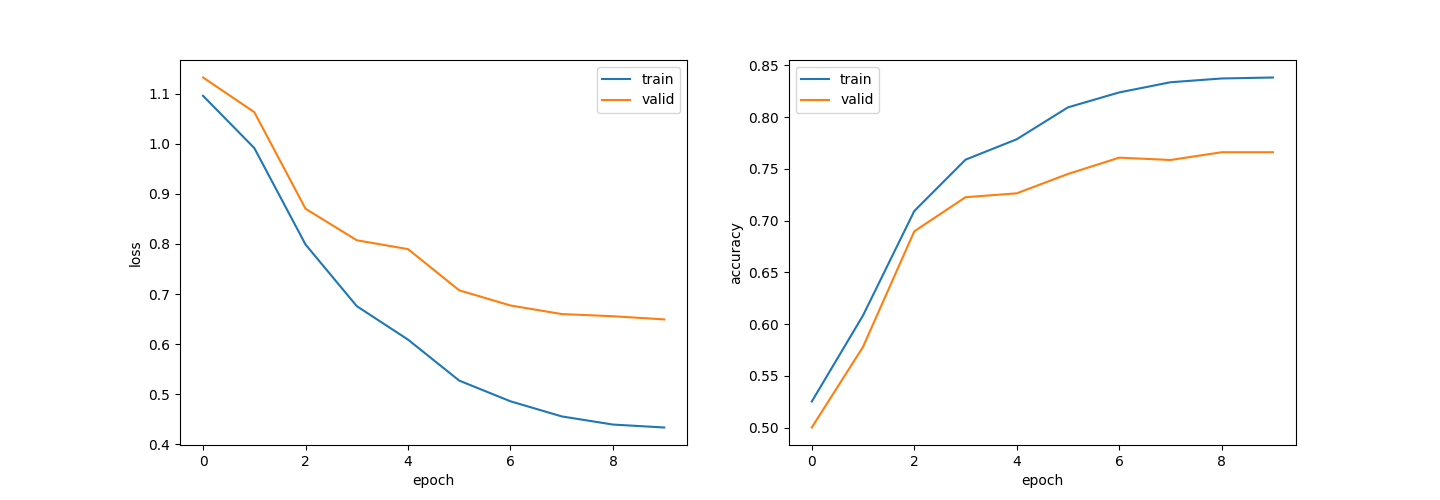

This chart was generated by the following Python code:
import time
import torch
import string
import pandas as pd
import numpy as np
from torch import nn
from torch import optim
from collections import defaultdict
from matplotlib import pyplot as plt
from torch.utils.data import Dataset
from torch.utils.data import DataLoader
from sklearn.model_selection import train_test_split

# データの読込、抽出、分割
df = pd.read_csv('./100knock2022/DUAN/chapter06/newsCorpora.csv', header = None, sep = '\t', names = ['ID', 'TITLE', 'URL', 'PUBLISHER', 'CATEGORY', 'STORY', 'HOSTNAME', 'TIMESTAMP'])
df = df.loc[df['PUBLISHER'].isin(['Reuters', 'Huffington Post', 'Businessweek', 'Contactmusic.com', 'Daily Mail']), ['TITLE', 'CATEGORY']]
train, valid_test = train_test_split(df, test_size = 0.2, shuffle = True, random_state = 123, stratify = df['CATEGORY'])
valid, test = train_test_split(valid_test, test_size = 0.5, shuffle = True, random_state = 123, stratify = valid_test['CATEGORY'])

# インデックスを連番に振り直す
train.reset_index(drop = True, inplace = True)
valid.reset_index(drop = True, inplace = True)
test.reset_index(drop = True, inplace = True)

# 単語の頻度を計算する
d = defaultdict(int)
table = str.maketrans(string.punctuation, ' '*len(string.punctuation))  
for text in train['TITLE']:
    for word in text.translate(table).split():
        d[word] += 1
d = sorted(d.items(), key=lambda x:x[1], reverse=True)

# 単語の辞書を作成する
word2id = {word: i + 1 for i, (word, cnt) in enumerate(d) if cnt > 1} 

# 単語列をID番号の列に変換する
def tokenizer(text, word2id = word2id, unk = 0):
    table = str.maketrans(string.punctuation, ' '*len(string.punctuation))
    return [word2id.get(word, unk) for word in text.translate(table).split()]

class RNN(nn.Module): # ニューラルネットワークモジュールの定義
    def __init__(self, vocab_size, emb_size, padding_idx, output_size, hidden_size):
        super().__init__()
        self.hidden_size = hidden_size
        self.emb = nn.Embedding(vocab_size, emb_size, padding_idx = padding_idx)
        self.rnn = nn.RNN(emb_size, hidden_size, nonlinearity = 'tanh', batch_first = True)
        self.fc = nn.Linear(hidden_size, output_size)

    def forward(self, x): # インスタンスを順次呼び出す
        self.batch_size = x.size()[0]
        hidden = self.init_hidden()  
        emb = self.emb(x)
        out, hidden = self.rnn(emb, hidden)
        out = self.fc(out[:, -1, :])
        return out

    def init_hidden(self): # 隠し状態の初期化を行う
        hidden = torch.zeros(1, self.batch_size, self.hidden_size)
        return hidden

class CreateDataset(Dataset):
    def __init__(self, X, y, tokenizer): # 構成要素を指定する
        self.X = X
        self.y = y
        self.tokenizer = tokenizer

    def __len__(self): # len(Dataset)で返す値を指定する
        return len(self.y)

    def __getitem__(self, index): # Dataset[index]で返す値を指定する
        text = self.X[index]
        inputs = self.tokenizer(text)
        return {'inputs': torch.tensor(inputs, dtype = torch.int64),'labels': torch.tensor(self.y[index], dtype = torch.int64)}

# ラベルベクトルを作成する
category_dict = {'b': 0, 't': 1, 'e':2, 'm':3}
y_train = train['CATEGORY'].map(lambda x: category_dict[x]).values
y_valid = valid['CATEGORY'].map(lambda x: category_dict[x]).values
y_test = test['CATEGORY'].map(lambda x: category_dict[x]).values

# Datasetを作成する
dataset_train = CreateDataset(train['TITLE'], y_train, tokenizer)
dataset_valid = CreateDataset(valid['TITLE'], y_valid, tokenizer)
dataset_test = CreateDataset(test['TITLE'], y_test, tokenizer)

# 損失と正解率を計算する
def calculate_loss_and_accuracy(model, dataset, device = None, criterion = None):
    dataloader = DataLoader(dataset, batch_size = 1, shuffle = False)
    loss = 0.0
    total = 0
    correct = 0
    with torch.no_grad():
        for data in dataloader:
            inputs = data['inputs'].to(device) # デバイスを指定する
            labels = data['labels'].to(device)
            outputs = model(inputs) # 順伝播

            if criterion != None: # 損失計算
                loss += criterion(outputs, labels).item()
            
            # 正解率計算
            pred = torch.argmax(outputs, dim=-1)
            total += len(inputs)
            correct += (pred == labels).sum().item()
    return loss / len(dataset), correct / total

def visualize_logs(log): # ログを可視化するための関数を定義する
    fig, ax = plt.subplots(1, 2, figsize = (15, 5))
    ax[0].plot(np.array(log['train']).T[0], label = 'train')
    ax[0].plot(np.array(log['valid']).T[0], label = 'valid')
    ax[0].set_xlabel('epoch')
    ax[0].set_ylabel('loss')
    ax[0].legend()
    ax[1].plot(np.array(log['train']).T[1], label = 'train')
    ax[1].plot(np.array(log['valid']).T[1], label = 'valid')
    ax[1].set_xlabel('epoch')
    ax[1].set_ylabel('accuracy')
    ax[1].legend()
    plt.show()

# モデルの学習を実行する
def train_model(dataset_train, dataset_valid, batch_size, model, criterion, optimizer, num_epochs, collate_fn = None, device = None):
    model.to(device)
    dataloader_train = DataLoader(dataset_train, batch_size = batch_size, shuffle = True, collate_fn = collate_fn)
    dataloader_valid = DataLoader(dataset_valid, batch_size = 1, shuffle = False)
    
    # スケジューラを設定する
    scheduler = optim.lr_scheduler.CosineAnnealingLR(optimizer, num_epochs, eta_min = 1e-5, last_epoch = -1)
    
    # 学習
    log_train = []
    log_valid = []
    for epoch in range(num_epochs):
        s_time = time.time() # 開始時刻を記録する
        model.train() # 訓練モードに設定する
        for data in dataloader_train:
            optimizer.zero_grad() # 勾配をゼロで初期化する
            inputs = data['inputs'].to(device)
            labels = data['labels'].to(device)
            
            # 順伝播 + 誤差逆伝播 + 重み更新
            outputs = model(inputs)
            loss = criterion(outputs, labels)
            loss.backward()
            optimizer.step()
        model.eval() # 評価モードに設定する

        # 損失と正解率を計算する
        loss_train, acc_train = calculate_loss_and_accuracy(model, dataset_train, device, criterion = criterion)
        loss_valid, acc_valid = calculate_loss_and_accuracy(model, dataset_valid, device, criterion = criterion)
        log_train.append([loss_train, acc_train])
        log_valid.append([loss_valid, acc_valid])
        
        # チェックポイントを保存する
        torch.save({'epoch': epoch, 'model_state_dict': model.state_dict(), 'optimizer_state_dict': optimizer.state_dict()}, f'checkpoint{epoch + 1}.pt')
        e_time = time.time() # 終了時刻を記録する
        print(f'epoch: {epoch + 1}, loss_train: {loss_train:.4f}, accuracy_train: {acc_train:.4f}, loss_valid: {loss_valid:.4f}, accuracy_valid: {acc_valid:.4f}, {(e_time - s_time):.4f}sec') 
        
        # 検証データの損失が3エポック連続で低下しなかったら学習終了
        if epoch > 2 and log_valid[epoch - 3][0] <= log_valid[epoch - 2][0] <= log_valid[epoch - 1][0] <= log_valid[epoch][0]:
            break
        scheduler.step() # スケジューラを1ステップ進める
    return {'train': log_train, 'valid': log_valid}

# パラメータを設定する
VOCAB_SIZE = len(set(word2id.values())) + 1 
EMB_SIZE = 300
PADDING_IDX = len(set(word2id.values()))
OUTPUT_SIZE = 4
HIDDEN_SIZE = 50
LEARNING_RATE = 1e-3
BATCH_SIZE = 1
NUM_EPOCHS = 10

# モデル、損失関数、オプティマイザを定義する
model = RNN(VOCAB_SIZE, EMB_SIZE, PADDING_IDX, OUTPUT_SIZE, HIDDEN_SIZE)
criterion = nn.CrossEntropyLoss()
optimizer = torch.optim.SGD(model.parameters(), lr=LEARNING_RATE)

# モデルを学習する
log = train_model(dataset_train, dataset_valid, BATCH_SIZE, model, criterion, optimizer, NUM_EPOCHS)
visualize_logs(log) # 可視化
n, acc_train = calculate_loss_and_accuracy(model, dataset_train)
t, acc_test = calculate_loss_and_accuracy(model, dataset_test)
print(f'正解率（学習データ）：{acc_train:.3f}')
print(f'正解率（評価データ）：{acc_test:.3f}')

'''
epoch: 1, loss_train: 1.0958, accuracy_train: 0.5251, loss_valid: 1.1324, accuracy_valid: 0.5000, 90.8019sec
epoch: 2, loss_train: 0.9916, accuracy_train: 0.6083, loss_valid: 1.0633, accuracy_valid: 0.5780, 100.2691sec
epoch: 3, loss_train: 0.7989, accuracy_train: 0.7092, loss_valid: 0.8704, accuracy_valid: 0.6897, 104.5324sec
epoch: 4, loss_train: 0.6759, accuracy_train: 0.7589, loss_valid: 0.8074, accuracy_valid: 0.7226, 97.9374sec
epoch: 5, loss_train: 0.6090, accuracy_train: 0.7787, loss_valid: 0.7897, accuracy_valid: 0.7264, 96.3005sec
epoch: 6, loss_train: 0.5272, accuracy_train: 0.8095, loss_valid: 0.7074, accuracy_valid: 0.7451, 110.4666sec
epoch: 7, loss_train: 0.4858, accuracy_train: 0.8239, loss_valid: 0.6772, accuracy_valid: 0.7609, 101.4913sec
epoch: 8, loss_train: 0.4557, accuracy_train: 0.8338, loss_valid: 0.6601, accuracy_valid: 0.7586, 111.3902sec
epoch: 9, loss_train: 0.4394, accuracy_train: 0.8374, loss_valid: 0.6557, accuracy_valid: 0.7661, 114.2546sec
epoch: 10, loss_train: 0.4336, accuracy_train: 0.8384, loss_valid: 0.6494, accuracy_valid: 0.7661, 100.4298sec
正解率（学習データ）：0.838
正解率（評価データ）：0.784
'''
